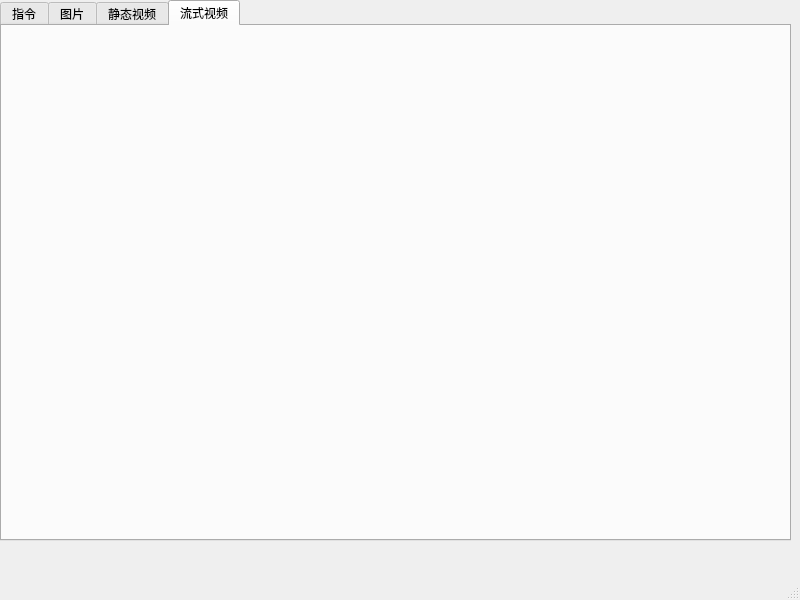
<?xml version="1.0" encoding="UTF-8"?>
<ui version="4.0">
 <class>MainWindow</class>
 <widget class="QMainWindow" name="MainWindow">
  <property name="geometry">
   <rect>
    <x>0</x>
    <y>0</y>
    <width>800</width>
    <height>600</height>
   </rect>
  </property>
  <property name="windowTitle">
   <string>MainWindow</string>
  </property>
  <widget class="QWidget" name="centralwidget">
   <widget class="QTabWidget" name="tabWidget">
    <property name="geometry">
     <rect>
      <x>0</x>
      <y>0</y>
      <width>791</width>
      <height>541</height>
     </rect>
    </property>
    <property name="maximumSize">
     <size>
      <width>791</width>
      <height>541</height>
     </size>
    </property>
    <property name="currentIndex">
     <number>3</number>
    </property>
    <widget class="QWidget" name="text_tab">
     <attribute name="title">
      <string>指令</string>
     </attribute>
    </widget>
    <widget class="QWidget" name="img_tab">
     <attribute name="title">
      <string>图片</string>
     </attribute>
    </widget>
    <widget class="QWidget" name="static_vid_tab">
     <attribute name="title">
      <string>静态视频</string>
     </attribute>
    </widget>
    <widget class="QWidget" name="stream_vid_tab">
     <attribute name="title">
      <string>流式视频</string>
     </attribute>
    </widget>
   </widget>
  </widget>
  <widget class="QMenuBar" name="menubar">
   <property name="geometry">
    <rect>
     <x>0</x>
     <y>0</y>
     <width>800</width>
     <height>23</height>
    </rect>
   </property>
  </widget>
  <widget class="QStatusBar" name="statusbar"/>
 </widget>
 <resources/>
 <connections/>
</ui>
